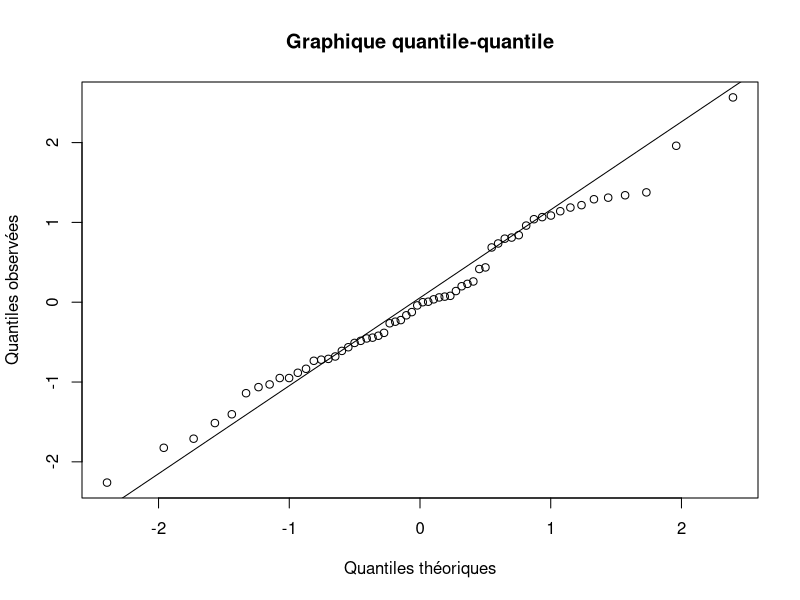
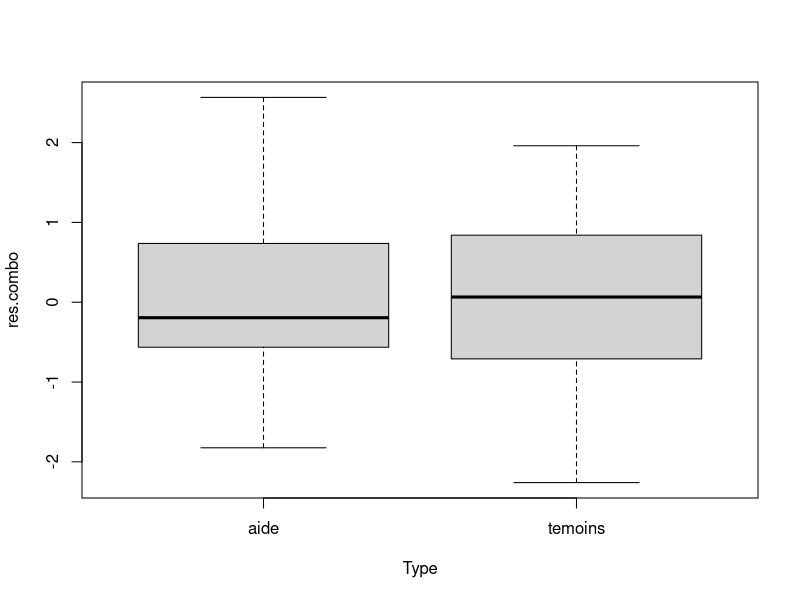
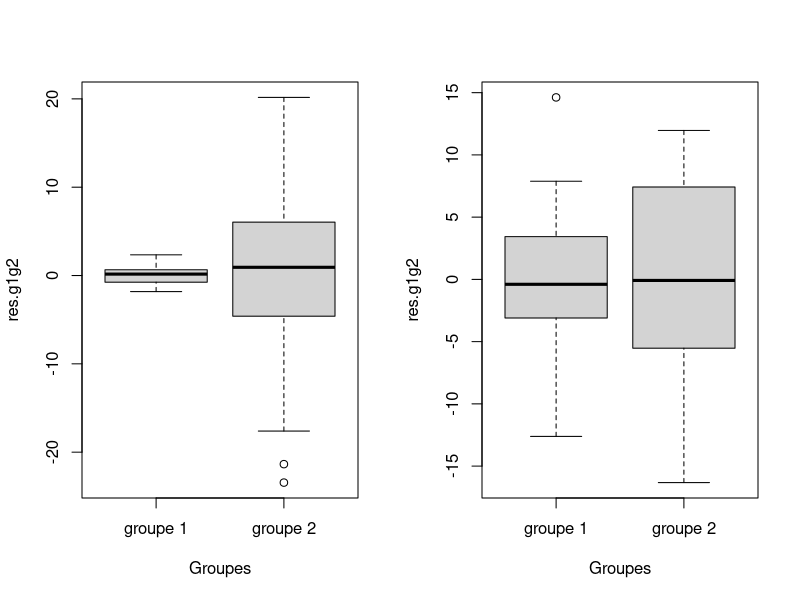
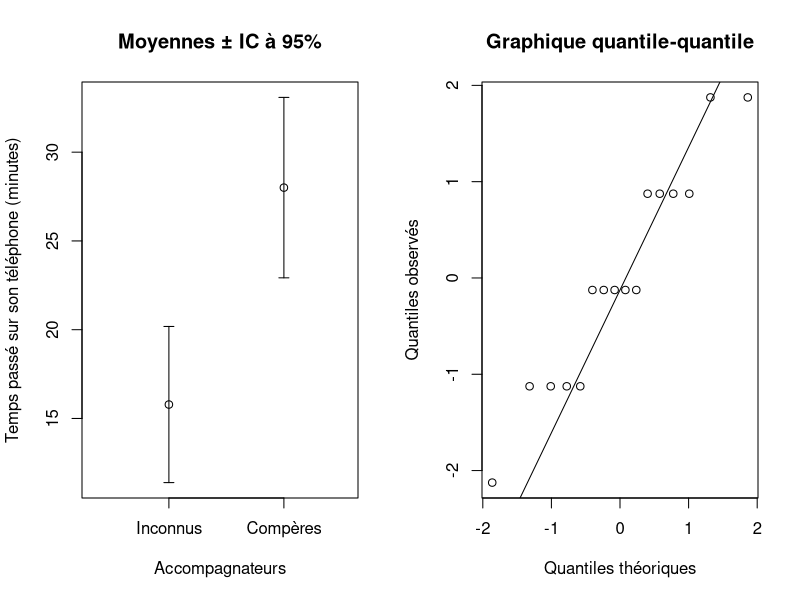
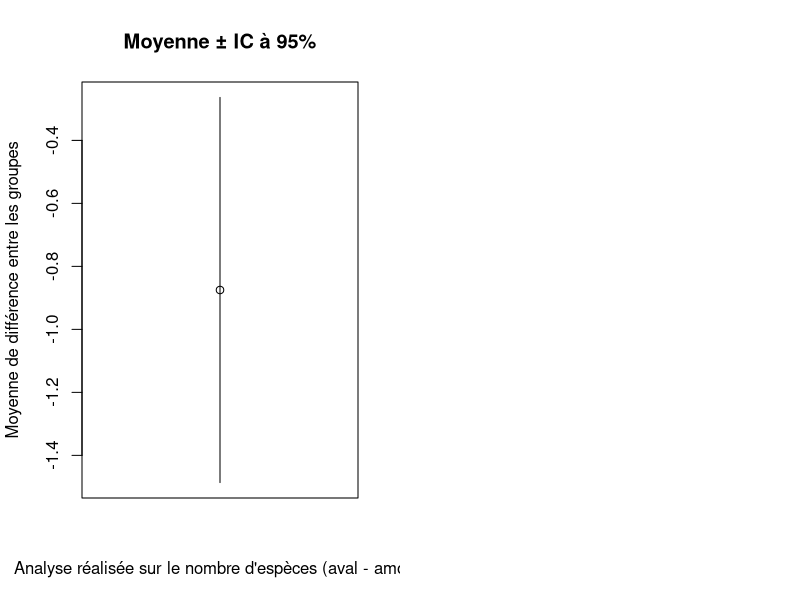
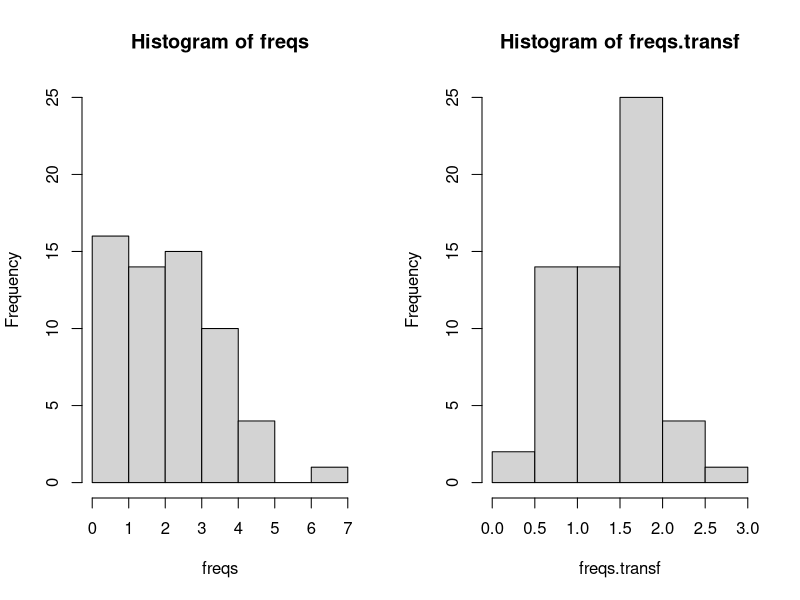
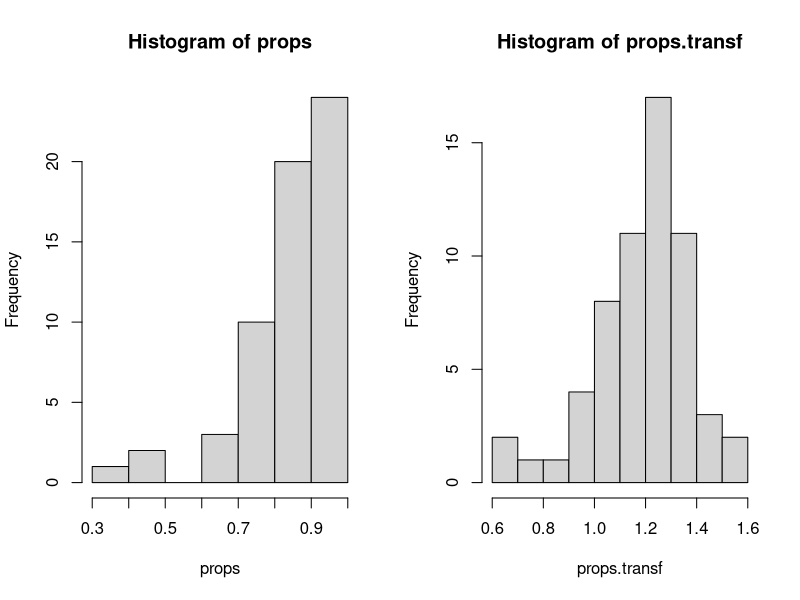

These charts were generated, in order, by the following R code:
## ---- chunk 1
##test t pour deux échantillons

##générer données pour deux groupes

## NOTE ELISE: Selon le nouvel exemple Hauteur = notes des eleves, argile= aide aux devoirs, tourbe = temoins.

## J'ai juste changer les noms lorsqu'ils etaient visibles dans le pdf
y <- matrix(NA, 60, 1)
beta_int <- 20      #mean of ref group
beta_x1 <- 16.5     #difference between means
x1 <- c(rep(x = 1, times = 30),rep(x = 0, times = 30)) #set up x1 variable
set.seed(seed = 34)
for (i in 1:60) {
y[i] <- round(rnorm(n = 1, mean = (beta_int + beta_x1*x1[i]), 
              sd = 1), digits = 2)    #error component with sd=1
}
df <- data.frame(x1)
df$Note <- y
df$Type <- factor(ifelse(df$x1 == 1, "aides", "temoins"))
df <- df[, c(2, 3)]
colnames(df) <-c("Note", "Type")
#write.table(df, file = "semis.txt", col.names = TRUE, row.names = FALSE, 
#            quote = FALSE, sep = "\t")
##reorganize to display in table
df.aides <- df[df$Type == "aides", "Note"]
df.temoins <- df[df$Type == "temoins", "Note"]
df.reorg <- data.frame(Temoins = df.temoins, Aides = df.aides)

df.matrix <- matrix(data = df$Note, ncol = 6, nrow = 10)

var.aides <- var(df.aides)
var.temoins <- var(df.temoins)

n.temoins <- nrow(df.temoins)
n.aides <- nrow(df.aides)

var.pooled <- (((n.temoins - 1) * var.temoins) + ((n.aides - 1) * var.aides))/(n.temoins + n.aides - 2)

SE <- sqrt((var.pooled/n.temoins) + (var.pooled/n.aides))

t.out <- t.test(Note ~ Type, data = df, var.equal = TRUE)

## ---- chunk 2
library(knitr)
library(kableExtra)

df_notes <- as.data.frame(df.matrix)
colnames(df_notes) <- c("Aide 1", "Aide 2", "Aide 3", "Témoin 1", "Témoin 2", "Témoin 3")

# Generate the table with custom styling for merged cells
kable(df_notes, 
      col.names = NULL,
      row.names = FALSE, 
      caption = "Notes sur 40 des élèves dans les deux groupes de l'expérience.",
      "html", booktabs = TRUE, escape = FALSE) %>% 
  add_header_above(c("Aide aux devoirs" = 3, "Témoins" = 3)) %>%
  kable_styling(full_width = F, position = "center")

## ---- chunk 3
eleves <- read.table(file = "Module_4/data/eleves.txt", header = TRUE)

##premières observations
head(eleves)
## ---- chunk 4
##on exécute le test t pour deux groupes
t.test(Note ~ Type, data = eleves, var.equal = TRUE)
## ---- chunk 5
##on crée un sous-jeu de données pour les élèves ayant eu l'aide aux devoirs
eleves.aide <- eleves[eleves$Type == "aide", "Note"]
eleves.aide

##on crée un sous-jeu de données les élèves témoins
eleves.temoins <- eleves[eleves$Type == "temoins", "Note"]
eleves.temoins

##résidus du groupe avec aide aux devoir
res.aide <- eleves.aide - mean(eleves.aide)

##résidus du groupe témoins
res.temoins <- eleves.temoins - mean(eleves.temoins)

##on combine les résidus des deux groupes
res.combo <- c(res.aide, res.temoins)

##test formel Anderson-Darling
library(nortest)
ad.test(res.combo)

##graphique quantile-quantile
qqnorm(res.combo, ylab = "Quantiles observées",
       xlab = "Quantiles théoriques", 
       main = "Graphique quantile-quantile")
qqline(res.combo)
## ---- chunk 6
##on met les résidus dans le jeu de données
eleves$res.combo <- res.combo
##on crée le graphique
boxplot(res.combo ~ Type, data = eleves)
## ---- chunk 7
##generate one group, low variance
g1 <- rnorm(30, mean = 3, sd = 1)
g2 <- rnorm(30, mean = 0, sd = 10)
##compute residuals
g1.res <- g1 - mean(g1)
g2.res <- g2 - mean(g2)
##combine
res.g1g2 <- c(g1.res, g2.res)
par(mfrow = c(1, 2))
boxplot(res.g1g2 ~ c(rep("groupe 1", 30), rep("groupe 2", 30)),
        xlab = "Groupes")
##generate one group, low variance
g1 <- rnorm(30, mean = 3, sd = 5)
g2 <- rnorm(30, mean = 0, sd = 8)
##compute residuals
g1.res <- g1 - mean(g1)
g2.res <- g2 - mean(g2)
##combine
res.g1g2 <- c(g1.res, g2.res)
boxplot(res.g1g2 ~ c(rep("groupe 1", 30), rep("groupe 2", 30)),
        xlab = "Groupes")
## ---- chunk 8
##test t de Student
t.test(Note ~ Type, data = eleves, var.equal = TRUE)
##test t de Welch
t.test(Note ~ Type, data = eleves, var.equal = FALSE)
## ---- chunk 9
##set seed
set.seed(seed = 222)
##open
open <- rnorm(n = 15, mean = 15, sd = 8.1)
closed <- rnorm(n = 15, mean = 30, sd = 8.1)
combo.vig <- data.frame(Temps = c(open, closed), 
                        Milieu = c(rep("ferme", 15), rep("ouvert", 15)))
write.table(combo.vig, file = "Module_4/data/vigilance.txt", col.names = TRUE, 
            row.names = FALSE, quote = FALSE, sep = "\t")
vig.mat <- matrix(data = c(open, closed), nrow = 5, ncol = 6)
##print(xtable(vig.mat, caption = "Temps à rester vigilants de différents individus déplacés dans un milieu ouvert ou un milieu fermé.", label = "tab:vig"), caption.placement = "top")
## ---- chunk 10
library(knitr)
library(kableExtra)

df_temps <- as.data.frame(vig.mat)

# Generate the table with custom styling for merged cells
kable(df_temps, 
      col.names = NULL,
      row.names = FALSE, 
      caption = "Temps en minutes passé sur son téléphone portable de différents individus dînant avec des compères ou des étudiants inconnus de d'autres disciplines.",
      "html", booktabs = TRUE, escape = FALSE) %>% 
  add_header_above(c("Inconnus" = 3, "Compères" = 3)) %>%
  kable_styling(full_width = F, position = "center")
## ---- chunk 11
temps <- read.table("Module_4/data/temps.txt", header = TRUE)

##premières observations
head(temps)

##dernières observations
tail(temps)
## ---- chunk 12
##temps pour dîner avec inconnus
inconnus <- temps[temps$Accompagnateurs == "inconnus",  "Temps"]
##temps pour dîner avec compères
comperes <- temps[temps$Accompagnateurs == "comperes", "Temps"]
##test unilatéral avec x plus grand que y
t.out <- t.test(x = comperes, y= inconnus, data = temps, 
                var.equal = TRUE, alternative = "greater")
t.out
## ---- chunk 13
##moyenne des groupes
moy.inconnus <- mean(inconnus)
moy.comperes <- mean(comperes)

##SD des groupes
sd.inconnus <- sd(inconnus)
sd.comperes <- sd(comperes)

##n des groupes
n.inconnus <- length(inconnus)
n.comperes <- length(comperes)

##SE des moyennes
SE.inconnus <- sd.inconnus/sqrt(n.inconnus)
SE.comperes <- sd.comperes/sqrt(n.comperes)

##IC's à 95%
IC.inf95.inconnus <- moy.inconnus - 
  qt(p = 0.025, df = n.inconnus - 1) * SE.inconnus
IC.sup95.inconnus <- moy.inconnus + 
  qt(p = 0.025, df = n.inconnus - 1) * SE.inconnus
IC.inf95.comperes <- moy.comperes - 
  qt(p = 0.025, df = n.comperes - 1) * SE.comperes
IC.sup95.comperes <- moy.comperes + 
  qt(p = 0.025, df = n.comperes - 1) * SE.comperes

##graphique
plot(y = 0, x = 0, xlab = "Accompagnateurs",
     ylab = "Temps passé sur son téléphone (minutes)", 
     main = "Moyennes ± IC à 95%",
     ylim = range(c(IC.inf95.inconnus, IC.inf95.comperes, 
                    IC.sup95.inconnus, IC.sup95.comperes)),
     xlim = c(0, 1),
     xaxt = "n")

##ajout de l'axe des x
axis(side = 1, at = c(0.3, 0.75), labels = c("Inconnus", "Compères"))

##ajout des points
points(y = c(moy.inconnus, moy.comperes), x = c(0.3, 0.75))

# ajout des barres d'erreur
arrows(x0 = c(0.3, 0.75), x1 = c(0.3, 0.75), 
       y0 = c(IC.inf95.inconnus, IC.inf95.comperes),
       y1 = c(IC.sup95.inconnus, IC.sup95.comperes), 
       length = 0.05, code = 3, angle = 90)
## ---- chunk 14
poissons <- read.table("Module_4/data/poissons.txt", header = TRUE)
head(poissons)
tail(poissons)
## ---- chunk 15
poissons$Diff <- poissons$Aval - poissons$Amont
head(poissons) 
mean.diff <- mean(poissons$Diff)
mean.diff
SD <- sd(poissons$Diff)
SD
SE <- SD/sqrt(nrow(poissons))
SE
t.poissons <- t.test(poissons$Diff, alternative = "less")
## ---- chunk 16
##test t à un groupe sur la différence
t.test(poissons$Diff, alternative = "less")
## ---- chunk 17
##même test t, mais utilisant syntaxe de formule
##et l'argument paired = TRUE
t.test(poissons$Aval, poissons$Amont, paired = TRUE,
       alternative = "less")
## ---- chunk 18
##calcul des résidus
res.diff <- poissons$Diff - mean(poissons$Diff)
##graphique quantile-quantile
qqnorm(res.diff, ylab = "Quantiles observés", 
       xlab = "Quantiles théoriques", 
       main = "Graphique quantile-quantile")
qqline(res.diff)
## ---- chunk 19
##degrés de liberté résiduels
res.df <- nrow(poissons) - 1

##IC à 95%
inf95 <- mean.diff - qt(p = 0.025, df = res.df) * SE
sup95 <- mean.diff + qt(p = 0.025, df = res.df) * SE

##graphique
plot(x = 0.5, y = mean.diff,
     ylab = "Moyenne de différence entre les groupes",
     xlab = "Analyse réalisée sur le nombre d'espèces (aval - amont)",
     main = "Moyenne ± IC à 95%",
     ylim = range(c(inf95, sup95)),
     xaxt = "n")

##ajout d'IC à 95%
segments(x0 = 0.5, x1 = 0.5,
         y0 = inf95, y1 = sup95)
## ---- chunk 20
##transformation log sur Temps passé sur téléphone
temps$log.Temps <- log(temps$Temps)
head(temps)
## ---- chunk 21
##on crée une variable de fréquences provenant
##d'une distribution de Poisson avec
##une moyenne de 2.5
freqs <- rpois(n = 60, lambda = 2.5)
##transformation racine carrée sur des fréquences
freqs.transf <- sqrt(freqs)
## On représente les deux distributions dans une même figure
par(mfrow = c(1, 2))
## Distribution originale
hist(freqs, ylim = c(0, 25))
## Distribution transformée
hist(freqs.transf, ylim = c(0, 25))
## ---- chunk 22
##on crée une série de proportions
##à partir d'une distribution bêta
props <- rbeta(n = 60, shape1 = 5, shape2 = 1)
##transformation arcsinus sur les proportions
props.transf <- asin(sqrt(props))
## On représente les deux distributions dans une même figure
par(mfrow = c(1, 2))
## Distribution originale
hist(props)
## Distribution transformée
hist(props.transf)
## ---- chunk 23
##transformation inverse sur le Temps passé sur son téléphone
temps$inv.Temps <- 1/(temps$Temps)
head(temps)
## ---- chunk 24
##transformation au carré sur le Temps passé sur son téléphone
temps$carre.Temps <- (temps$Temps)^2
head(temps)
